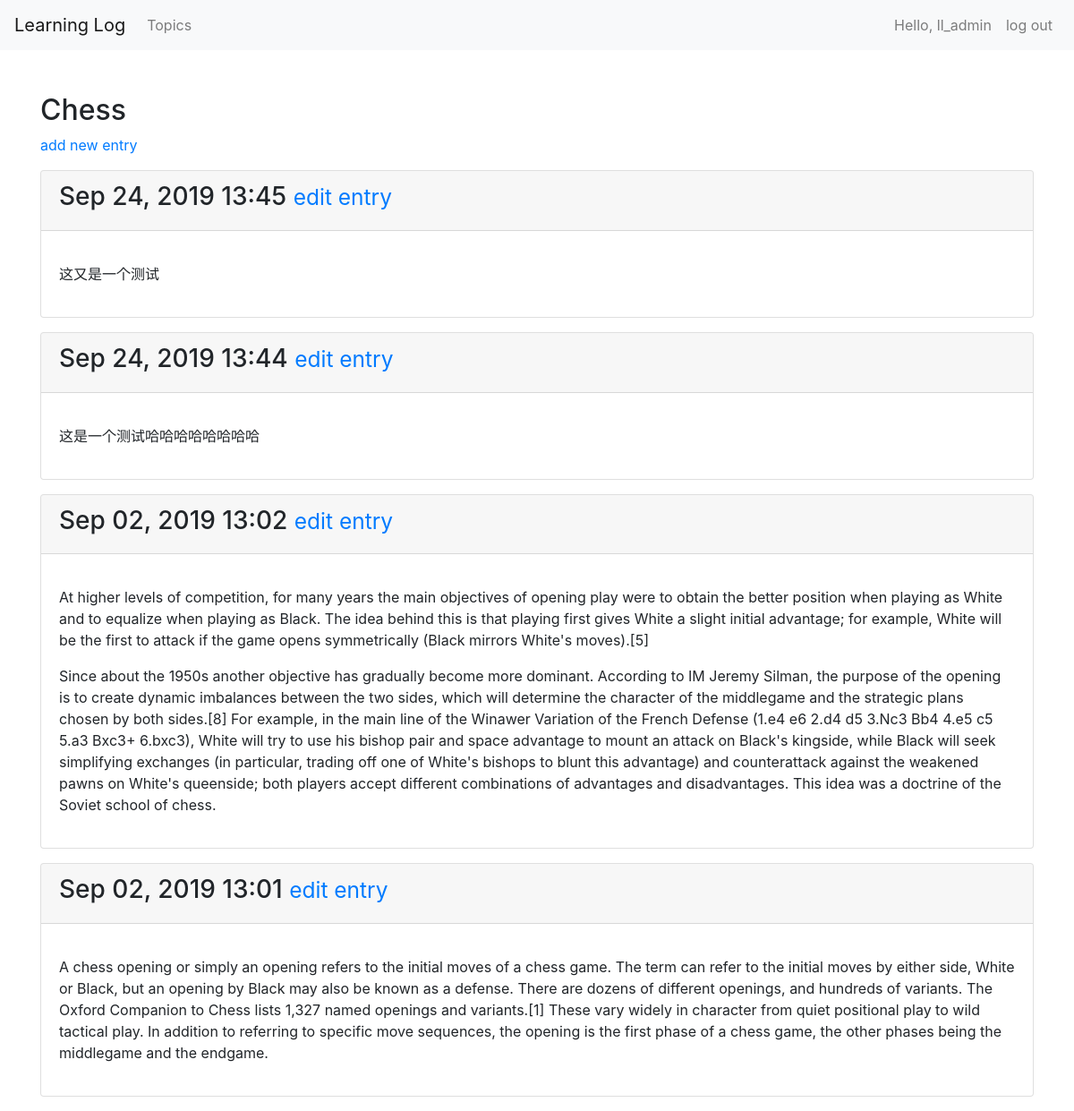
The page /topics/1/ (signed in) on the database its author committed.
### learning_logs/models.py (models this page shows, shortened)
class Topic(models.Model):
    text = models.CharField(max_length = 200)
    date_added = models.DateTimeField(auto_now_add = True)
    owner = models.ForeignKey(User, on_delete = models.CASCADE)
    def __str__(self):
        return self.text

class Entry(models.Model):
    topic = models.ForeignKey(Topic, on_delete = models.CASCADE)
    text = models.TextField()
    date_added = models.DateTimeField(auto_now_add = True)
    class Meta:
        verbose_name_plural = 'entries'

### learning_logs/views.py (the view)
# urls.py: re_path(r'^topics/(?P<topic_id>\d+)/$', views.topic, name = 'topic'),
@login_required
def topic(request, topic_id):
    topic = Topic.objects.get(id = topic_id)
    if topic.owner != request.user:
        raise Http404
    entries = topic.entry_set.order_by('-date_added')
    context = {'topic':topic, 'entries': entries}
    return render(request, 'learning_logs/topic.html', context)

### learning_logs/templates/learning_logs/topic.html
{% extends 'learning_logs/base.html' %}
{% block header %}
    <h2>{{ topic }}</h2>
{% endblock header %}
{% block content %}
    <p>
        <a href = "{% url 'learning_logs:new_entry' topic.id %}">add new entry</a>
    </p>
        {% for entry in entries %}
            <div class="card-group">
                <div class="card mb-3">
                    <div class="card-header">
                        <h3>
                            {{ entry.date_added | date:'M d, Y H:i' }}
                            <small>
                                <a href = "{% url 'learning_logs:edit_entry' entry.id %}">edit entry</a>
                            </small>
                        </h3>
                    </div>
                    <div class="card-body">
                        <p class="card-text">
                            {{ entry.text | linebreaks }}
                        </p>
                    </div>
                </div>
            </div>
        {% empty %}
            No entry has been added yet.
        {% endfor %}
{% endblock content %}

### learning_logs/templates/learning_logs/base.html (shortened to what this page needs)
{% load bootstrap4 %}
<!DOCTYPE html>
<html lang="en">
    <head>
        {% bootstrap_css %}
    </head>
    <body>
        <nav class="navbar navbar-expand-lg navbar-light bg-light">
            <a class="navbar-brand" href="{% url 'learning_logs:index' %}">Learning Log</a>
            <div class="collapse navbar-collapse" id="navbarSupportedContent">
                <ul class="navbar-nav mr-auto">
                    <li class="nav-item">
                        <a class="nav-link" href="{% url 'learning_logs:topics' %}">Topics <span class="sr-only">(current)</span></a>
                    </li>
                </ul>
                <ul class="navbar-nav navbar-right">
                    {% if user.is_authenticated %}
                        <li class="nav-item">
                            <a class="nav-link" href="#">Hello, {{ user.username }}</a>
                        </li>
                        <li class="nav-item">
                            <a class="nav-link" href = "{% url 'users:logout' %}">log out</a>
                        </li>
                    {% endif %}
                </ul>
            </div>
        </nav>
        <div class="container mt-5">
            <div class="page-header">
                {% block header %}{% endblock header%}
            </div>
            <div>
                {% block content%} {% endblock content %}
            </div>
        </div>
    </body>

### rows shown on the page
Topic: text "Chess"
Entry: date_added "Sep 24, 2019 13:45", text "这又是一个测试"
Entry: date_added "Sep 24, 2019 13:44", text "这是一个测试哈哈哈哈哈哈哈哈"
Entry: date_added "Sep 02, 2019 13:02", text "At higher levels of competition, for many years the main objectives of opening play were to obtain the better position when playing as White and to equalize when playing as Black. The idea behind this is that playing first gives White a slight initial advantage; for example, White will be the first to attack if the game opens symmetrically (Black mirrors White's moves).[5] Since about the 1950s another objective has gradually become more dominant. According to IM Jeremy Silman, the purpose of the opening is to create dynamic imbalances between the two sides, which will determine the character of the middlegame and the strategic plans chosen by both sides.[8] For example, in the main line of…"
Entry: date_added "Sep 02, 2019 13:01", text "A chess opening or simply an opening refers to the initial moves of a chess game. The term can refer to the initial moves by either side, White or Black, but an opening by Black may also be known as a defense. There are dozens of different openings, and hundreds of variants. The Oxford Companion to Chess lists 1,327 named openings and variants.[1] These vary widely in character from quiet positional play to wild tactical play. In addition to referring to specific move sequences, the opening is the first phase of a chess game, the other phases being the middlegame and the endgame."

### other values the page prints
{{ user.username }} "ll_admin"
